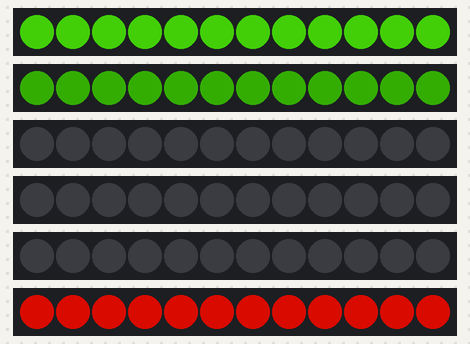
Recording of a sketch running on a simulated Arduino Uno, built with avr-gcc and run on an emulated ATmega328P. Shown: 6 × 12 RGB LEDs in strip order, left to right. Dim RGB values are drawn brighter than linear.

Above: at 0.47 s.
At 5.6 s:
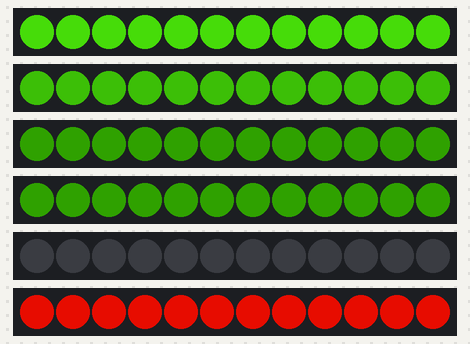
At 10.72 s:
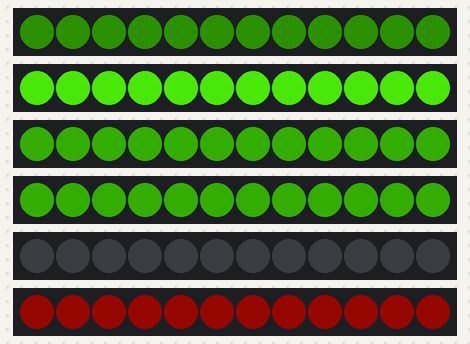
At 19.68 s:
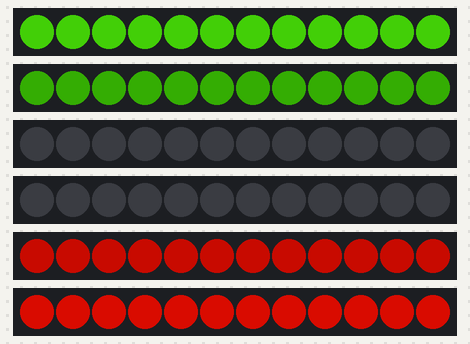
At 30.88 s:
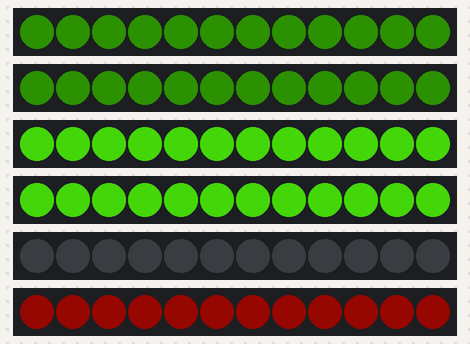
At 39.84 s:
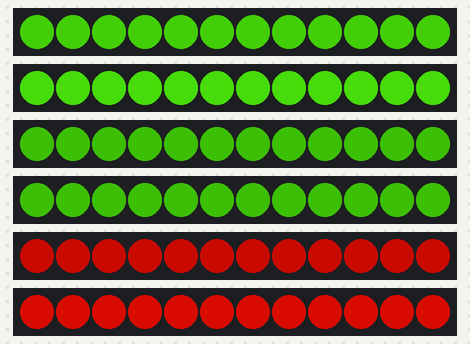

The sketch:

Breathe-noDelay-final.ino
```cpp
// A non-blocking everyday NeoPixel strip test program.

// NEOPIXEL BEST PRACTICES for most reliable operation:
// - Add 1000 uF CAPACITOR between NeoPixel strip's + and - connections.
// - MINIMIZE WIRING LENGTH between microcontroller board and first pixel.
// - NeoPixel strip's DATA-IN should pass through a 300-500 OHM RESISTOR.
// - AVOID connecting NeoPixels on a LIVE CIRCUIT. If you must, ALWAYS
//   connect GROUND (-) first, then +, then data.
// - When using a 3.3V microcontroller with a 5V-powered NeoPixel strip,
//   a LOGIC-LEVEL CONVERTER on the data line is STRONGLY RECOMMENDED.
// (Skipping these may work OK on your workbench but can fail in the field)

#include <Adafruit_NeoPixel.h>
#ifdef __AVR__
 #include <avr/power.h> // Required for 16 MHz Adafruit Trinket
#endif

// Which pin on the Arduino is connected to the NeoPixels?
// On a Trinket or Gemma we suggest changing this to 1:
#define LED_PIN_1    3
#define LED_PIN_2    4
#define LED_PIN_3    5
#define LED_PIN_4    6
#define LED_PIN_5    7
#define LED_PIN_6    8

// How many NeoPixels are attached to the Arduino?
#define LED_COUNT 12

// Declare our NeoPixel strip object:
Adafruit_NeoPixel strip1(LED_COUNT, LED_PIN_1, NEO_GRB + NEO_KHZ800);
Adafruit_NeoPixel strip2(LED_COUNT, LED_PIN_2, NEO_GRB + NEO_KHZ800);
Adafruit_NeoPixel strip3(LED_COUNT, LED_PIN_3, NEO_GRB + NEO_KHZ800);
Adafruit_NeoPixel strip4(LED_COUNT, LED_PIN_4, NEO_GRB + NEO_KHZ800);
Adafruit_NeoPixel strip5(LED_COUNT, LED_PIN_5, NEO_GRB + NEO_KHZ800);
Adafruit_NeoPixel strip6(LED_COUNT, LED_PIN_6, NEO_GRB + NEO_KHZ800);


// Argument 1 = Number of pixels in NeoPixel strip
// Argument 2 = Arduino pin number (most are valid)
// Argument 3 = Pixel type flags, add together as needed:
//   NEO_KHZ800  800 KHz bitstream (most NeoPixel products w/WS2812 LEDs)
//   NEO_KHZ400  400 KHz (classic 'v1' (not v2) FLORA pixels, WS2811 drivers)
//   NEO_GRB     Pixels are wired for GRB bitstream (most NeoPixel products)
//   NEO_RGB     Pixels are wired for RGB bitstream (v1 FLORA pixels, not v2)
//   NEO_RGBW    Pixels are wired for RGBW bitstream (NeoPixel RGBW products)
int           pixelNumber=LED_COUNT;

unsigned long pixelPrevious_1 = 0;
unsigned long pixelCurrent_1 = 0;         // Previous Pixel Millis
int           pixelInterval_1 = 40;       // Pixel Interval (ms)
int           pixelBrightness_1=0 ;       // Pixel Interval (ms)
int           record_1=0;


unsigned long pixelPrevious_2 = 0;
unsigned long pixelCurrent_2 = 0; // Previous Pixel Millis
int           pixelInterval_2 = 80;       // Pixel Interval (ms)
int           pixelBrightness_2=0 ;       // Pixel Interval (ms)
int           record_2=0;

unsigned long pixelPrevious_3 = 0;
unsigned long pixelCurrent_3= 0;            // Previous Pixel Millis
int           pixelInterval_3 = 200;       // Pixel Interval (ms)
int           pixelBrightness_3=0;       // Pixel Interval (ms)
int           record_3=0;

unsigned long pixelPrevious_4 = 0;
unsigned long pixelCurrent_4= 0;            // Previous Pixel Millis
int           pixelInterval_4 = 200;       // Pixel Interval (ms)
int           pixelBrightness_4=0;       // Pixel Interval (ms)
int           record_4=0;


unsigned long pixelPrevious_5 = 0;
unsigned long pixelCurrent_5= 0;            // Previous Pixel Millis
int           pixelInterval_5 = 210;       // Pixel Interval (ms)
int           pixelBrightness_5=0;       // Pixel Interval (ms)
int           record_5=0;

unsigned long pixelPrevious_6 = 0;
unsigned long pixelCurrent_6= 0;            // Previous Pixel Millis
int           pixelInterval_6 = 40;       // Pixel Interval (ms)
int           pixelBrightness_6=0;       // Pixel Interval (ms)
int           record_6=0;


// setup() function -- runs once at startup --------------------------------
void setup() {
  // These lines are specifically to support the Adafruit Trinket 5V 16 MHz.
  // Any other board, you can remove this part (but no harm leaving it):
#if defined(__AVR_ATtiny85__) && (F_CPU == 16000000)
  clock_prescale_set(clock_div_1);
#endif
  // END of Trinket-specific code.
Serial.begin(9600);
  strip1.begin();           // INITIALIZE NeoPixel strip object (REQUIRED)
  strip1.show();            // Turn OFF all pixels ASAP
  //strip1.setBrightness(50); // Set BRIGHTNESS to about 1/5 (max = 255)

   strip2.begin();           // INITIALIZE NeoPixel strip object (REQUIRED)
  strip2.show();            // Turn OFF all pixels ASAP
  //strip2.setBrightness(50); // Set BRIGHTNESS to about 1/5 (max = 255)

  strip3.begin();           // INITIALIZE NeoPixel strip object (REQUIRED)
  strip3.show();            // Turn OFF all pixels ASAP

  strip4.begin();           // INITIALIZE NeoPixel strip object (REQUIRED)
  strip4.show();            // Turn OFF all pixels ASAP


  strip5.begin();           // INITIALIZE NeoPixel strip object (REQUIRED)
  strip5.show();            // Turn OFF all pixels ASAP

  strip6.begin();           // INITIALIZE NeoPixel strip object (REQUIRED)
  strip6.show();            // Turn OFF all pixels ASAP
}

// loop() function -- runs repeatedly as long as board is on ---------------
void loop() {
  unsigned long currentMillis = millis();                     //  Update current time
 // if((currentMillis - patternPrevious_1) >= patternInterval_1) {  //  Check for expired time
  //  patternPrevious_1 = currentMillis;

 // }

  if(currentMillis - pixelPrevious_1 >= pixelInterval_1) {        //  Check for expired time
    pixelPrevious_1 = currentMillis;                            //  Run current frame
    colorWipe1(strip1.Color(68,211,10),pixelInterval_1);
    //Serial.print(pixelPrevious_1);
  }

   if(currentMillis - pixelPrevious_2 >= pixelInterval_2) {        //  Check for expired time
    pixelPrevious_2 = currentMillis;                            //  Run current frame
    colorWipe2(strip2.Color(68,211,10),pixelInterval_2);
    //Serial.print(pixelPrevious_2);
  }

    if(currentMillis - pixelPrevious_3 >= pixelInterval_3) {        //  Check for expired time
    pixelPrevious_3 = currentMillis;                            //  Run current frame
    colorWipe3(strip3.Color(68,211,10),pixelInterval_3);
  }

    if(currentMillis - pixelPrevious_4 >= pixelInterval_4) {        //  Check for expired time
    pixelPrevious_4 = currentMillis;                            //  Run current frame
    colorWipe4(strip4.Color(68,211,10),pixelInterval_4);
  }
    if(currentMillis - pixelPrevious_5 >= pixelInterval_5) {        //  Check for expired time
    pixelPrevious_5 = currentMillis;                            //  Run current frame
    colorWipe5(strip5.Color(255,14,0),pixelInterval_5);
  }

    if(currentMillis - pixelPrevious_6 >= pixelInterval_6) {        //  Check for expired time
    pixelPrevious_6 = currentMillis;                            //  Run current frame
    colorWipe6(strip6.Color(255,14,0),pixelInterval_6);
  }
}

// Some functions of our own for creating animated effects -----------------

 // Fill strip pixels one after another with a color. Strip is NOT cleared
// first; anything there will be covered pixel by pixel. Pass in color
// (as a single 'packed' 32-bit value, which you can get by calling
// strip.Color(red, green, blue) as shown in the loop() function above),
// and a delay time (in milliseconds) between pixels.
void colorWipe1(uint32_t color, int wait) {
  if(pixelInterval_1 != wait)
    pixelInterval_1 = wait;                   //  Update delay time
  for(int i=0;i<pixelNumber;i++)
  strip1.setPixelColor(i, color); //  Set pixel's color (in RAM)

  strip1.setBrightness(pixelBrightness_1);         //设定一个每次循环自减的量
                               //  Update strip to match

  if(pixelBrightness_1 >= 240)           //  Loop the pattern from the first LED
    record_1=1;
if(pixelBrightness_1 <= 5)           //  Loop the pattern from the first LED
    record_1=0;


  if(record_1==0)
  {
  pixelBrightness_1 += 20;
  //Serial.print(pixelBrightness_1);
  }
  else if(record_1==1)
  pixelBrightness_1 -= 20;


  //  Advance current pixel


//Serial.println(pixelBrightness_1);

strip1.show();
//delay(50);

  //if(pixelCurrent_1 >= pixelNumber)           //  Loop the pattern from the first LED
  //  pixelCurrent_1 = 0;
}

void colorWipe2(uint32_t color, int wait) {
  if(pixelInterval_2 != wait)
    pixelInterval_2 = wait;                   //  Update delay time

  for(int i=0;i<pixelNumber;i++)
  strip2.setPixelColor(i, color); //  Set pixel's color (in RAM)
  strip2.setBrightness(pixelBrightness_2);         //设定一个每次循环自减的量
                              //  Update strip to match

if(pixelBrightness_2 >= 240)           //  Loop the pattern from the first LED
    record_2=1;
if(pixelBrightness_2 <= 10)           //  Loop the pattern from the first LED
    record_2=0;

  if(record_2==0)
  pixelBrightness_2 += 20;
  else if(record_2==1)
  pixelBrightness_2 -= 20;

strip2.show();
}


void colorWipe3(uint32_t color, int wait) {
  if(pixelInterval_3 != wait)
    pixelInterval_3 = wait;                   //  Update delay time

  for(int i=0;i<pixelNumber;i++)
  strip3.setPixelColor(i, color); //  Set pixel's color (in RAM)
  strip3.setBrightness(pixelBrightness_3);         //设定一个每次循环自减的量
                              //  Update strip to match

if(pixelBrightness_3 >= 240)           //  Loop the pattern from the first LED
    record_3=1;
if(pixelBrightness_3 <= 10)           //  Loop the pattern from the first LED
    record_3=0;

  if(record_3==0)
  pixelBrightness_3 += 20;
  else if(record_3==1)
  pixelBrightness_3 -= 20;

strip3.show();
}


void colorWipe4(uint32_t color, int wait) {
  if(pixelInterval_4 != wait)
    pixelInterval_4 = wait;                   //  Update delay time

  for(int i=0;i<pixelNumber;i++)
  strip4.setPixelColor(i, color); //  Set pixel's color (in RAM)
  strip4.setBrightness(pixelBrightness_4);         //设定一个每次循环自减的量
                              //  Update strip to match

if(pixelBrightness_4 >= 240)           //  Loop the pattern from the first LED
    record_4=1;
if(pixelBrightness_4 <= 10)           //  Loop the pattern from the first LED
    record_4=0;

  if(record_4==0)
  pixelBrightness_4 += 20;
  else if(record_4==1)
  pixelBrightness_4 -= 20;

strip4.show();
}


void colorWipe5(uint32_t color, int wait) {
  if(pixelInterval_5 != wait)
    pixelInterval_5 = wait;                   //  Update delay time

  for(int i=0;i<pixelNumber;i++)
  strip5.setPixelColor(i, color); //  Set pixel's color (in RAM)
  strip5.setBrightness(pixelBrightness_5);         //设定一个每次循环自减的量
                              //  Update strip to match

if(pixelBrightness_5 >= 240)           //  Loop the pattern from the first LED
    record_5=1;
if(pixelBrightness_5 <= 10)           //  Loop the pattern from the first LED
    record_5=0;

  if(record_5==0)
  pixelBrightness_5 += 20;
  else if(record_5==1)
  pixelBrightness_5 -= 20;

strip5.show();
}


void colorWipe6(uint32_t color, int wait) {
  if(pixelInterval_6 != wait)
    pixelInterval_6 = wait;                   //  Update delay time

  for(int i=0;i<pixelNumber;i++)
  strip6.setPixelColor(i, color); //  Set pixel's color (in RAM)
  strip6.setBrightness(pixelBrightness_6);         //设定一个每次循环自减的量
                              //  Update strip to match

if(pixelBrightness_6 >= 240)           //  Loop the pattern from the first LED
    record_6=1;
if(pixelBrightness_6 <= 10)           //  Loop the pattern from the first LED
    record_6=0;

  if(record_6==0)
  pixelBrightness_6 += 20;
  else if(record_6==1)
  pixelBrightness_6 -= 20;

strip6.show();
}
```
